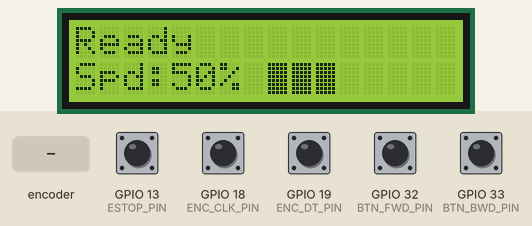
Bench run of a sketch on a simulated ESP32. Parts: 16×2 character LCD. Inputs (shaded band) come from the test bench; at power-on: GPIO 13 (ESTOP_PIN), GPIO 18 (ENC_CLK_PIN), GPIO 19 (ENC_DT_PIN), GPIO 32 (BTN_FWD_PIN), GPIO 33 (BTN_BWD_PIN) HIGH. WiFi joins after 1.5 s; servers stay silent unless stated; what the sketch prints to the serial monitor is not drawn.

Above: at 2.3 s.
2.4 s: rotary encoder on GPIO 18 (ENC_CLK_PIN) / GPIO 19 (ENC_DT_PIN) turned 2 steps (second pin leading)
At 3.3 s:
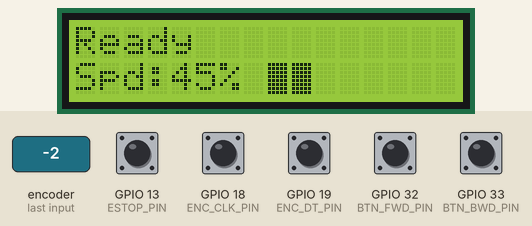
4.3 s: GPIO 13 (ESTOP_PIN) pulled LOW for 0.15 s
6.0 s: GPIO 32 (BTN_FWD_PIN) pulled LOW for 0.15 s
At 6.42 s:
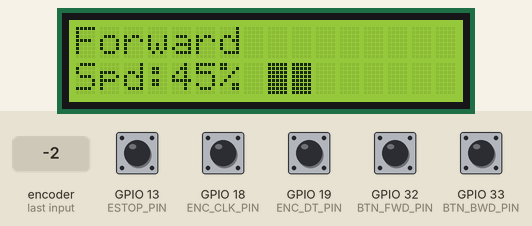
8.0 s: GPIO 33 (BTN_BWD_PIN) pulled LOW for 0.15 s
At 8.43 s:
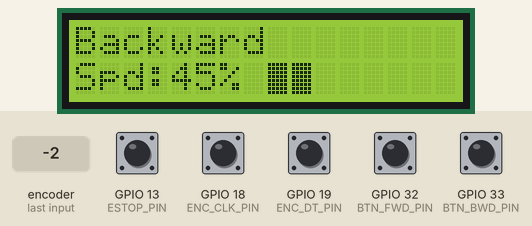
10.0 s: rotary encoder on GPIO 18 (ENC_CLK_PIN) / GPIO 19 (ENC_DT_PIN) turned 3 steps (first pin leading)
At 10.9 s:
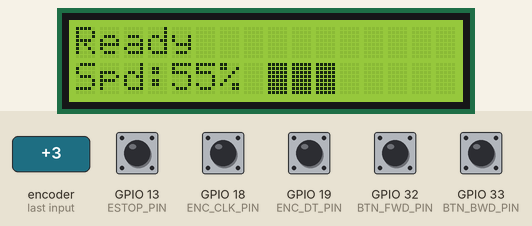
12.1 s: GPIO 32 (BTN_FWD_PIN) pulled LOW for 1 s
At 13.1 s:
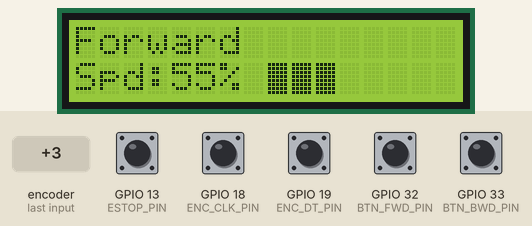
Timing chart, 0 to 15.1 s (numbered marks = the images above; inputs shaded):
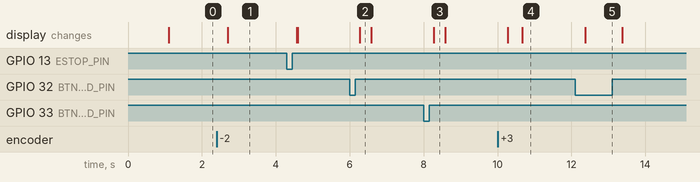

The sketch:

Ceiling_Camera_Dolly_Controller.ino
```cpp
#include <SPI.h>
#include <Ethernet.h>
#include <Wire.h>
#include <LiquidCrystal_I2C.h>

byte mac[] = {0xDE,0xAD,0xBE,0xEF,0xFE,0x02};
IPAddress myIP(192,168,1,101);
IPAddress motorIP(192,168,1,100);
#define MOTOR_PORT 80
#define W5500_CS_PIN 5

LiquidCrystal_I2C lcd(0x27,16,2);

#define BTN_FWD_PIN 32
#define BTN_BWD_PIN 33
#define ESTOP_PIN 13

#define ENC_CLK_PIN 18
#define ENC_DT_PIN 19

int speedPercent=50;
int lastDirection=0;
bool estopActive=false;
int lastEncCLK=HIGH;
unsigned long lastBtnTime=0;
#define DEBOUNCE_MS 50

void setup() {
  Serial.begin(115200);

  pinMode(BTN_FWD_PIN, INPUT_PULLUP);
  pinMode(BTN_BWD_PIN, INPUT_PULLUP);
  pinMode(ESTOP_PIN, INPUT_PULLUP);
  pinMode(ENC_CLK_PIN, INPUT_PULLUP);
  pinMode(ENC_DT_PIN, INPUT_PULLUP);

  Wire.begin(21, 22);
  lcd.init();
  lcd.backlight();
  updateDisplay("Connecting...",0);

  Ethernet.init(W5500_CS_PIN);
  Ethernet.begin(mac, myIP);
  delay(1000);
  Serial.print("Controller ready at ");
  Serial.println(Ethernet.localIP());

  updateDisplay("Ready",speedPercent);
}

void loop() {
  handleEstop();
  if (!estopActive) {
    handleEncoder();
    handleButtons();
  }
}

void handleEstop() {
  bool pressed = (digitalRead(ESTOP_PIN) == LOW);
  if (pressed && !estopActive) {
    estopActive = true;
    sendCommand("STP");
    updateDisplay("!! E-STOP !!",0);
  } else if (!pressed && estopActive) {
    estopActive = false;
    updateDisplay("Ready",speedPercent);
  }
}

void handleEncoder() {
  int clk = digitalRead(ENC_CLK_PIN);
  if (clk != lastEncCLK && clk == LOW) {
    int dt = digitalRead(ENC_DT_PIN);
    if (dt != clk) speedPercent = min(100, speedPercent + 5);
    else speedPercent = max(10, speedPercent - 5);
    sendCommand("SPD:" + String(speedPercent));
    updateDisplay(lastDirection == 1 ? "Forward" :
                  lastDirection == -1 ? "Backward" : "Ready",
                  speedPercent);
  }
  lastEncCLK = clk;
}

void handleButtons() {
  if (millis() - lastBtnTime < DEBOUNCE_MS) return;

  bool fwd = (digitalRead(BTN_FWD_PIN) == LOW);
  bool bwd = (digitalRead(BTN_BWD_PIN) == LOW);

  if (fwd && bwd) {
    if (lastDirection != 0) { sendCommand("STP"); lastDirection = 0; updateDisplay("Stopped", speedPercent); lastBtnTime = millis(); }
  } else if (fwd) {
    if (lastDirection != 1) { sendCommand("FWD"); lastDirection = 1; updateDisplay("Forward", speedPercent); lastBtnTime = millis(); }
  } else if (bwd) {
    if (lastDirection != -1){ sendCommand("BWD"); lastDirection = -1; updateDisplay("Backward",speedPercent); lastBtnTime = millis(); }
  } else {
    if (lastDirection != 0) { sendCommand("STP"); lastDirection = 0; updateDisplay("Ready", speedPercent); lastBtnTime = millis(); }
  }
}

void sendCommand(String cmd) {
  EthernetClient client;
  if (!client.connect(motorIP, MOTOR_PORT)) {
    lcd.clear();
    lcd.setCursor(0, 0);
    lcd.print("NO CONNECTION");
    return;
  }
  client.println(cmd);
  delay(50);
  if (client.available()) Serial.println("Motor: " + client.readStringUntil('\n'));
  client.stop();
}

void updateDisplay(String status, int spd) {
  lcd.clear();
  lcd.setCursor(0, 0);
  lcd.print(status.substring(0, 16));
  lcd.setCursor(0, 1);
  lcd.print("Spd:");
  lcd.print(spd);
  lcd.print("% ");
  int barChars = map(spd, 0, 100, 0, 6);
  for (int i = 0; i < barChars; i++) lcd.print((char)255);
}
```

Measured:
- after the input at 2.4 s, the display: changes after 0.29 s (image 1)
- after the input at 6.0 s, the display: changes after 0.27 s (image 2)
- after the input at 8.0 s, the display: changes after 0.27 s (image 3)
- after the input at 10.0 s, the display: first changes after 0.27 s (image 4 shows a later state)
- after the input at 12.1 s, the display: changes after 0.27 s (image 5)
